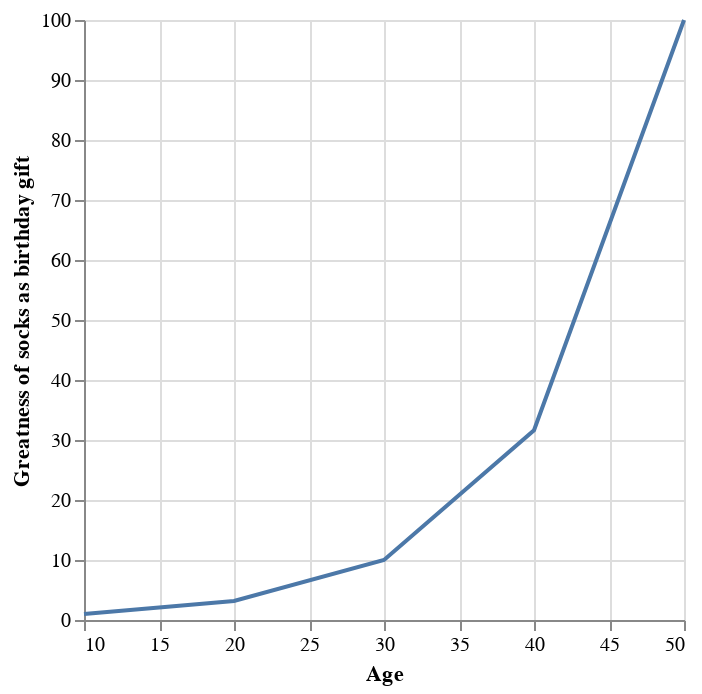

Notebook code cell kept with this figure:
### Code cell
labels

### Figure 1 — Vega-Lite specification as saved in the notebook (floating-point values rounded to 4 significant figures)
{"config": {"view": {"continuousWidth": 400, "continuousHeight": 300}}, "data": {"name": "data-3d2a65e57a9f0f24f457643182c0dc43"}, "mark": "line", "encoding": {"x": {"type": "quantitative", "field": "z", "title": "Age"}, "y": {"type": "quantitative", "field": "y", "title": "Greatness of socks as birthday gift"}}, "height": 300, "width": 300, "$schema": "https://vega.github.io/schema/vega-lite/v4.8.1.json", "datasets": {"data-3d2a65e57a9f0f24f457643182c0dc43": [{"x": 0, "y": 1.0, "z": 10}, {"x": 1, "y": 3.162, "z": 20}, {"x": 2, "y": 10.0, "z": 30}, {"x": 3, "y": 31.62, "z": 40}, {"x": 4, "y": 100.0, "z": 50}]}}
